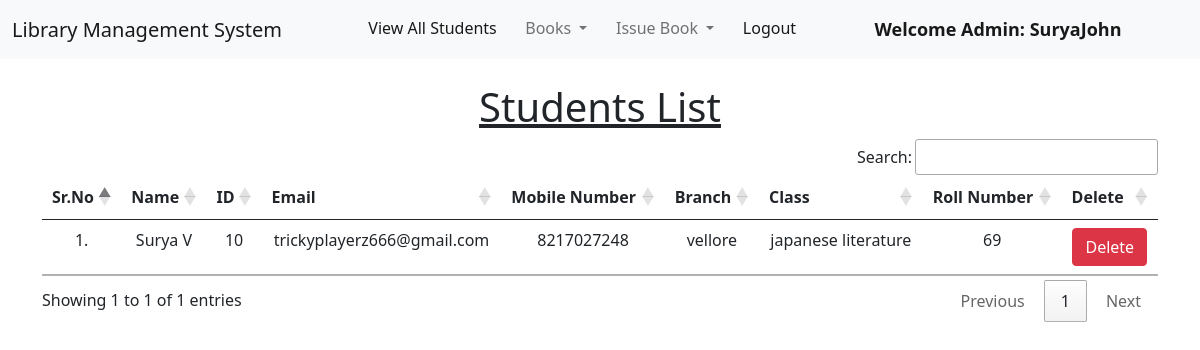
The page /view_students/ (signed in) on the database its author committed.
### library/models.py (models this page shows, shortened)
class Student(models.Model):
    user = models.OneToOneField(User, on_delete=models.CASCADE)
    classroom = models.CharField(max_length=10)
    branch = models.CharField(max_length=10)
    roll_no = models.CharField(max_length=3, blank=True)
    phone = models.CharField(max_length=10, blank=True)
    image = models.ImageField(upload_to="", blank=True)

### library/views.py (the view)
# urls.py: path("view_students/", views.view_students, name="view_students"),
@login_required(login_url = '/admin_login')
def view_students(request):
    students = Student.objects.all()
    return render(request, "view_students.html", {'students':students})

### library/templates/view_students.html (shortened to what this page needs)
{% extends 'admin_navbar.html' %}
{% load static %}
{% block body %}
<div class="container mt-4">
    <h1 class="text-center"><u>Students List</u></h1>
    <table class="table table-hover" id="example">
        <thead>
            <tr class="text-center">
                <th>Sr.No</th>
                <th>Name</th>
                <th>ID</th>
                <th>Email</th>
                <th>Mobile Number</th>
                <th>Branch</th>
                <th>Class</th>
                <th>Roll Number</th>
                <th>Delete</th>
            </tr>
        </thead>
        <tbody>
            {% for student in students %}
            <tr class="text-center">
                <td>{{forloop.counter}}.</td>
                <td>{{student.user.get_full_name}}</td>
                <td>{{student.user.id}}</td>
                <td>{{student.user.email}}</td>
                <td>{{student.phone}}</td>
                <td>{{student.branch}}</td>
                <td>{{student.classroom}}</td>
                <td>{{student.roll_no}}</td>
                <td><a href="/delete_student/{{student.id}}/" class="btn btn-danger" onclick="return confirm('Are you sure you want to delete this student?')">Delete</a></td>
            </tr>
            {% endfor %}
        </tbody>
    </table>
    </div>
{% endblock %}

### library/templates/admin_navbar.html (shortened to what this page needs)
<!doctype html>
<html lang="en">
  <head>
    <link href="https://cdn.jsdelivr.net/npm/bootstrap@5.1.0/dist/css/bootstrap.min.css" rel="stylesheet">
    <link rel="stylesheet" href="https://cdn.datatables.net/1.10.25/css/jquery.dataTables.min.css">
    <link rel="stylesheet" href="https://cdn.datatables.net/buttons/1.7.1/css/buttons.dataTables.min.css">
  </head>
  <body>
    <nav class="navbar navbar-expand-lg navbar-light bg-light">
        <div class="container-fluid">
          <a class="navbar-brand" href="#">Library Management System</a>
          <div class="collapse navbar-collapse" id="navbarSupportedContent">
            <ul class="navbar-nav me-auto mb-2 mb-lg-0">
              <li class="nav-item">
                <a class="nav-link active" aria-current="page" href="/view_students/">View All Students</a>
              </li>
              <li class="nav-item dropdown">
                <a class="nav-link dropdown-toggle" href="#" id="navbarDropdown" role="button" data-bs-toggle="dropdown" aria-expanded="false">
                  Books
                </a>
              </li>
              <li class="nav-item dropdown">
                <a class="nav-link dropdown-toggle" href="#" id="navbarDropdown" role="button" data-bs-toggle="dropdown" aria-expanded="false">
                  Issue Book
                </a>
              </li>
              <li class="nav-item">
                <a class="nav-link active" aria-current="page" href="/logout/">Logout</a>
              </li>
              <li class="nav-item">
                <a style="font-weight:600; font-family:'Segoe UI', Tahoma, Geneva, Verdana, sans-serif; font-size: large;" class="nav-link active" href="#">Welcome Admin: {{request.user}}</a>
              </li>
            </ul>
          </div>
        </div>
      </nav>
      {% block body %}
      {% endblock %}
  </body>
</html>

### rows shown on the page
Student: user.get_full_name "Surya V", user.id "10", user.email "trickyplayerz666@gmail.com", phone "8217027248", branch "vellore", classroom "japanese literature", roll_no "69"

### other values the page prints
{{ request.user }} "SuryaJohn"
